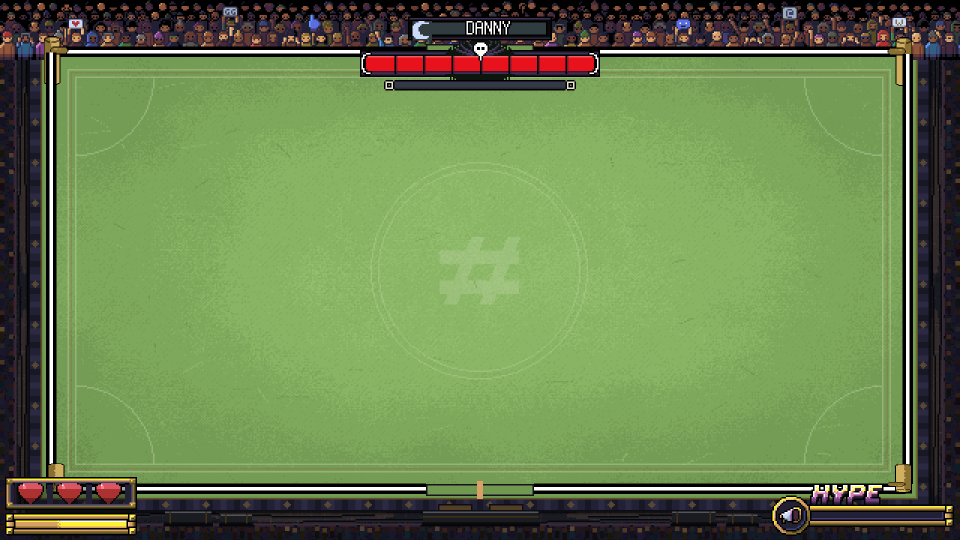
#> input picture art_source/danny_bump/arena_capture.png, 1920 x 1080 px, given in place of reel.png, which was not available (shown at 1/2 size)
$ python review.py ../../danny_bump/arena_capture.png ../../danny_bump/arena_capture.png
#> lines starting #> are read from the running program, lines starting #| are printed output that depends on the picture; pictures that were not available may be replaced by others from this repository, and a replacement may not be noted
"""Approval-pass deliverables: renders every key frame + the settled crater, a labelled review sheet and
the game-scale mocks.

    python review.py <out_dir> <arena_capture.png>

<out_dir>/keys/<name>.png        native 256x192 key frames (+ _4x previews), crater_settle.png (128x48),
                                 planted_sword.png (the sword alone in his frame space), broken_head_pixel.txt
<out_dir>/keyframes_review.png   all key frames at 3x on the mat green, labelled with their sheet slots
<out_dir>/mock_*.png             game-scale mocks in the captured arena frame
"""
import os
import sys
import subprocess
from PIL import Image, ImageDraw, ImageFont

HERE = os.path.dirname(os.path.abspath(__file__))
SLOTS = [
    ('reel', 'eric_broken 1: reel'), ('kneel', 'eric_broken 4: kneel'), ('slumped', 'eric_broken 5: slumped (loop)'),
    ('winded', 'eric_winded 0'), ('tumble', 'eric_juggle 3: tumble (loop)'), ('crash', 'eric_juggle 6: crash'),
    ('lying', 'eric_juggle 9: lying'),
]
MAT = (0x7e, 0xa8, 0x5b, 255)


def run(*args):
    subprocess.run([sys.executable] + list(args), cwd=HERE, check=True)
#> (this line was passed over: subprocess is not available in this run)


def main():
    out, arena = sys.argv[1], sys.argv[2]
    keys = os.path.join(out, 'keys')
    os.makedirs(keys, exist_ok=True)
    run('keys.py', keys)
    run('crater.py', keys)
    run('mock.py', keys, arena, out)
    try:
        font = ImageFont.load_default(size=22)
    except TypeError:
        font = ImageFont.load_default()
    s, pad, head = 3, 12, 30
    fw, fh = 256 * s, 192 * s
    cols = 4
    rows = 2
    W = cols * (fw + pad) + pad
    H = rows * (fh + pad + head) + pad
    sheet = Image.new('RGBA', (W, H), (34, 34, 38, 255))
    d = ImageDraw.Draw(sheet)
    items = SLOTS + [('crater_settle', 'eric_crash_crater 2: settle (128x48)')]
    for i, (name, title) in enumerate(items):
        im = Image.open(os.path.join(keys, name + '.png')).convert('RGBA')
        bg = Image.new('RGBA', im.size, MAT)
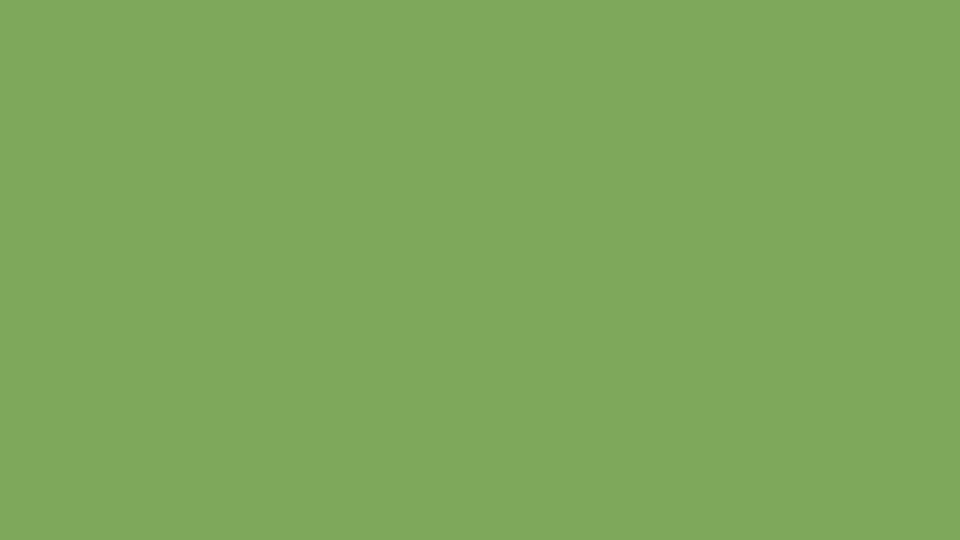
#> bg: PIL image 1920x1080 RGBA (shown at 1/2 size); mean R, G, B, A 126, 168, 91, 255
        bg.alpha_composite(im)
        big = bg.resize((im.size[0] * s, im.size[1] * s), Image.NEAREST)
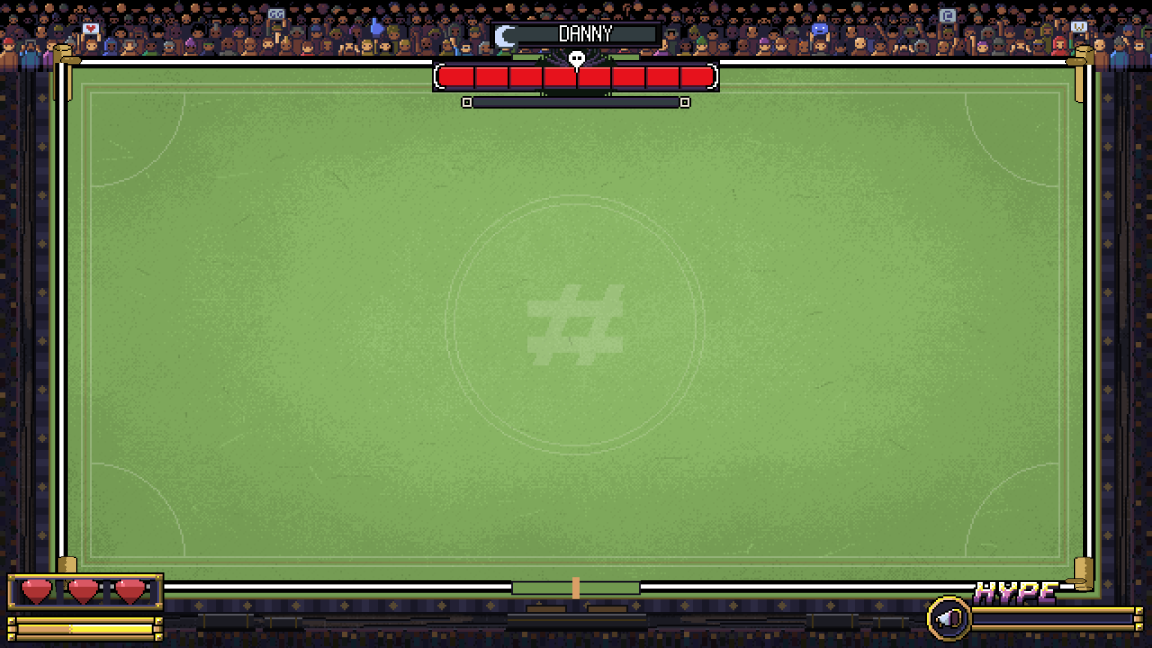
#> big: PIL image 5760x3240 RGBA (shown at 1/5 size); mean R, G, B, A 106.5, 131.4, 79, 255
        x = pad + (i % cols) * (fw + pad)
        y = pad + (i // cols) * (fh + pad + head)
        d.text((x, y), title, fill=(255, 235, 120, 255), font=font)
        if name == 'crater_settle':
            sheet.paste(big, (x + (fw - big.size[0]) // 2, y + head + (fh - big.size[1]) // 2))
        else:
            sheet.paste(big, (x, y + head))
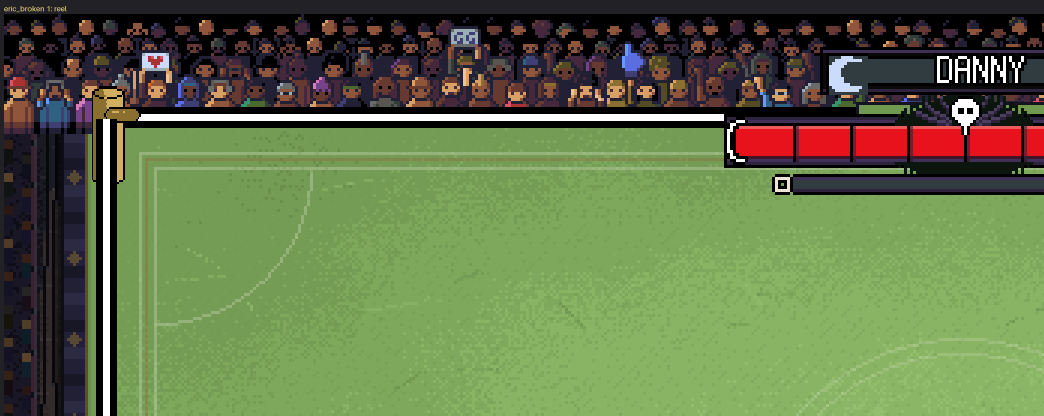
#> sheet: PIL image 3132x1248 RGBA (shown at 1/3 size); mean R, G, B, A 98.5, 114.8, 72.8, 255
    sheet.save(os.path.join(out, 'keyframes_review.png'))
    print('review sheet', os.path.join(out, 'keyframes_review.png'), sheet.size)


if __name__ == '__main__':
#> (the run stopped early here; a loop or call above may not have finished)
